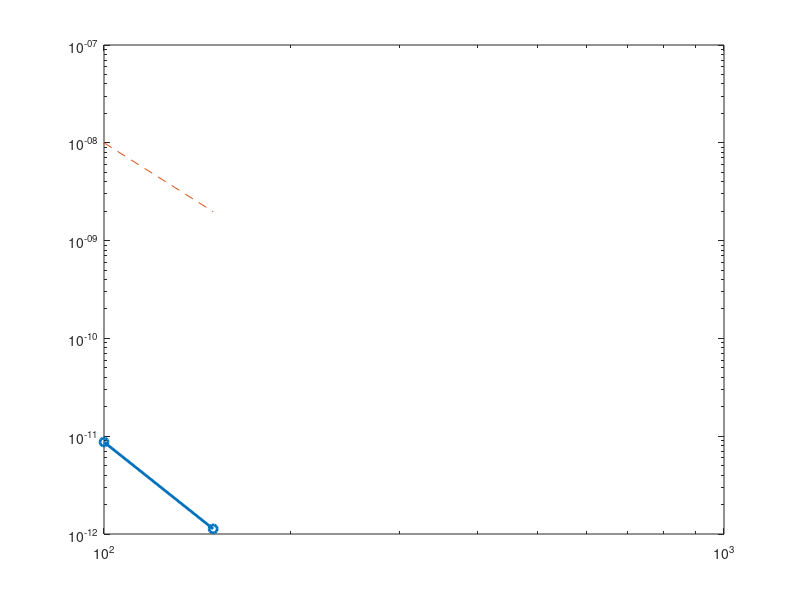

MATLAB code for this plot: (Note: this script raises an error after producing the figure.)
N= [ 100, 150 ];
maxE = [ 8.7137e-12, 1.1273e-12];


figure(1); clf();
loglog(N,maxE,'o-', 'LineWidth', 2)
hold on; 
loglog(N, (1./N).^4, 'LineStyle', '--')

ax = gca;
ax.YAxis.FontSize = 13;
ax.XAxis.FontSize = 13;

title('Error by change in number of max points','Interpreter','latex', 'FontSize', 24);
xlabel('number of max points','Interpreter','latex', 'FontSize', 18)
ylabel('max error relative to a fine grid','Interpreter','latex', 'FontSize', 18)